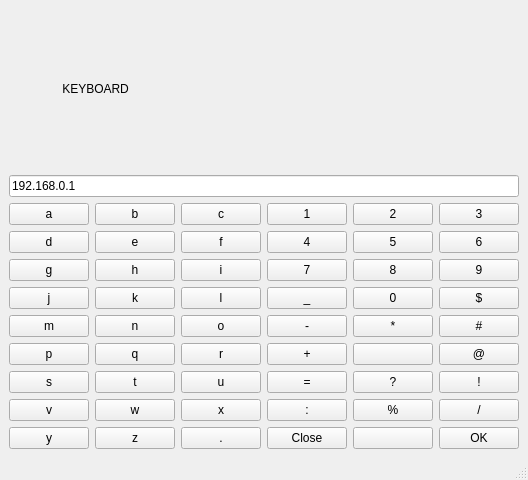
<?xml version="1.0" encoding="UTF-8"?>
<ui version="4.0">
 <class>SECOND_KEYBOARD</class>
 <widget class="QMainWindow" name="SECOND_KEYBOARD">
  <property name="geometry">
   <rect>
    <x>0</x>
    <y>0</y>
    <width>320</width>
    <height>480</height>
   </rect>
  </property>
  <property name="windowTitle">
   <string>MainWindow</string>
  </property>
  <widget class="QWidget" name="centralwidget">
   <layout class="QVBoxLayout" name="verticalLayout_2">
    <item>
     <layout class="QVBoxLayout" name="verticalLayout">
      <item>
       <widget class="QLabel" name="label">
        <property name="styleSheet">
         <string notr="true">font: 17pt &quot;Ubuntu&quot;;</string>
        </property>
        <property name="text">
         <string>                KEYBOARD</string>
        </property>
       </widget>
      </item>
      <item>
       <widget class="QLineEdit" name="result_gateway">
        <property name="styleSheet">
         <string notr="true">font: 14pt &quot;Ubuntu&quot;;</string>
        </property>
        <property name="text">
         <string>192.168.0.1</string>
        </property>
       </widget>
      </item>
      <item>
       <layout class="QGridLayout" name="gridLayout">
        <item row="1" column="0">
         <widget class="QPushButton" name="d_pushButton">
          <property name="styleSheet">
           <string notr="true">font: 13pt &quot;Ubuntu&quot;;</string>
          </property>
          <property name="text">
           <string>d</string>
          </property>
         </widget>
        </item>
        <item row="0" column="5">
         <widget class="QPushButton" name="pushButton_3">
          <property name="styleSheet">
           <string notr="true">font: 13pt &quot;Ubuntu&quot;;</string>
          </property>
          <property name="text">
           <string>3</string>
          </property>
         </widget>
        </item>
        <item row="2" column="0">
         <widget class="QPushButton" name="g_pushButton">
          <property name="styleSheet">
           <string notr="true">font: 13pt &quot;Ubuntu&quot;;</string>
          </property>
          <property name="text">
           <string>g</string>
          </property>
         </widget>
        </item>
        <item row="4" column="0">
         <widget class="QPushButton" name="m_pushButton">
          <property name="styleSheet">
           <string notr="true">font: 13pt &quot;Ubuntu&quot;;</string>
          </property>
          <property name="text">
           <string>m</string>
          </property>
         </widget>
        </item>
        <item row="0" column="4">
         <widget class="QPushButton" name="pushButton_2">
          <property name="styleSheet">
           <string notr="true">font: 13pt &quot;Ubuntu&quot;;</string>
          </property>
          <property name="text">
           <string>2</string>
          </property>
         </widget>
        </item>
        <item row="0" column="3">
         <widget class="QPushButton" name="pushButton_1">
          <property name="styleSheet">
           <string notr="true">font: 13pt &quot;Ubuntu&quot;;</string>
          </property>
          <property name="text">
           <string>1</string>
          </property>
         </widget>
        </item>
        <item row="4" column="1">
         <widget class="QPushButton" name="n_pushButton">
          <property name="styleSheet">
           <string notr="true">font: 13pt &quot;Ubuntu&quot;;</string>
          </property>
          <property name="text">
           <string>n</string>
          </property>
         </widget>
        </item>
        <item row="3" column="1">
         <widget class="QPushButton" name="k_pushButton">
          <property name="styleSheet">
           <string notr="true">font: 13pt &quot;Ubuntu&quot;;</string>
          </property>
          <property name="text">
           <string>k</string>
          </property>
         </widget>
        </item>
        <item row="1" column="1">
         <widget class="QPushButton" name="e_pushButton">
          <property name="styleSheet">
           <string notr="true">font: 13pt &quot;Ubuntu&quot;;</string>
          </property>
          <property name="text">
           <string>e</string>
          </property>
         </widget>
        </item>
        <item row="2" column="1">
         <widget class="QPushButton" name="h_pushButton">
          <property name="styleSheet">
           <string notr="true">font: 13pt &quot;Ubuntu&quot;;</string>
          </property>
          <property name="text">
           <string>h</string>
          </property>
         </widget>
        </item>
        <item row="6" column="1">
         <widget class="QPushButton" name="t_pushButton">
          <property name="styleSheet">
           <string notr="true">font: 13pt &quot;Ubuntu&quot;;</string>
          </property>
          <property name="text">
           <string>t</string>
          </property>
         </widget>
        </item>
        <item row="8" column="1">
         <widget class="QPushButton" name="z_pushButton">
          <property name="styleSheet">
           <string notr="true">font: 13pt &quot;Ubuntu&quot;;</string>
          </property>
          <property name="text">
           <string>z</string>
          </property>
         </widget>
        </item>
        <item row="7" column="1">
         <widget class="QPushButton" name="w_pushButton">
          <property name="styleSheet">
           <string notr="true">font: 13pt &quot;Ubuntu&quot;;</string>
          </property>
          <property name="text">
           <string>w</string>
          </property>
         </widget>
        </item>
        <item row="5" column="1">
         <widget class="QPushButton" name="q_pushButton">
          <property name="styleSheet">
           <string notr="true">font: 13pt &quot;Ubuntu&quot;;</string>
          </property>
          <property name="text">
           <string>q</string>
          </property>
         </widget>
        </item>
        <item row="1" column="2">
         <widget class="QPushButton" name="f_pushButton">
          <property name="styleSheet">
           <string notr="true">font: 13pt &quot;Ubuntu&quot;;</string>
          </property>
          <property name="text">
           <string>f</string>
          </property>
         </widget>
        </item>
        <item row="2" column="2">
         <widget class="QPushButton" name="i_pushButton">
          <property name="styleSheet">
           <string notr="true">font: 13pt &quot;Ubuntu&quot;;</string>
          </property>
          <property name="text">
           <string>i</string>
          </property>
         </widget>
        </item>
        <item row="3" column="2">
         <widget class="QPushButton" name="l_pushButton">
          <property name="styleSheet">
           <string notr="true">font: 13pt &quot;Ubuntu&quot;;</string>
          </property>
          <property name="text">
           <string>l</string>
          </property>
         </widget>
        </item>
        <item row="4" column="2">
         <widget class="QPushButton" name="o_pushButton">
          <property name="styleSheet">
           <string notr="true">font: 13pt &quot;Ubuntu&quot;;</string>
          </property>
          <property name="text">
           <string>o</string>
          </property>
         </widget>
        </item>
        <item row="6" column="2">
         <widget class="QPushButton" name="u_pushButton">
          <property name="styleSheet">
           <string notr="true">font: 13pt &quot;Ubuntu&quot;;</string>
          </property>
          <property name="text">
           <string>u</string>
          </property>
         </widget>
        </item>
        <item row="7" column="2">
         <widget class="QPushButton" name="x_pushButton">
          <property name="styleSheet">
           <string notr="true">font: 13pt &quot;Ubuntu&quot;;</string>
          </property>
          <property name="text">
           <string>x</string>
          </property>
         </widget>
        </item>
        <item row="8" column="2">
         <widget class="QPushButton" name="point_pushButton">
          <property name="styleSheet">
           <string notr="true">font: 13pt &quot;Ubuntu&quot;;</string>
          </property>
          <property name="text">
           <string>.</string>
          </property>
         </widget>
        </item>
        <item row="5" column="2">
         <widget class="QPushButton" name="r_pushButton">
          <property name="styleSheet">
           <string notr="true">font: 13pt &quot;Ubuntu&quot;;</string>
          </property>
          <property name="text">
           <string>r</string>
          </property>
         </widget>
        </item>
        <item row="0" column="0">
         <widget class="QPushButton" name="a_pushButton">
          <property name="styleSheet">
           <string notr="true">font: 13pt &quot;Ubuntu&quot;;</string>
          </property>
          <property name="text">
           <string>a</string>
          </property>
         </widget>
        </item>
        <item row="0" column="1">
         <widget class="QPushButton" name="b_pushButton">
          <property name="styleSheet">
           <string notr="true">font: 13pt &quot;Ubuntu&quot;;</string>
          </property>
          <property name="text">
           <string>b</string>
          </property>
         </widget>
        </item>
        <item row="0" column="2">
         <widget class="QPushButton" name="c_pushButton">
          <property name="styleSheet">
           <string notr="true">font: 13pt &quot;Ubuntu&quot;;</string>
          </property>
          <property name="text">
           <string>c</string>
          </property>
         </widget>
        </item>
        <item row="5" column="0">
         <widget class="QPushButton" name="p_pushButton">
          <property name="styleSheet">
           <string notr="true">font: 13pt &quot;Ubuntu&quot;;</string>
          </property>
          <property name="text">
           <string>p</string>
          </property>
         </widget>
        </item>
        <item row="8" column="0">
         <widget class="QPushButton" name="y_pushButton">
          <property name="styleSheet">
           <string notr="true">font: 13pt &quot;Ubuntu&quot;;</string>
          </property>
          <property name="text">
           <string>y</string>
          </property>
         </widget>
        </item>
        <item row="7" column="0">
         <widget class="QPushButton" name="v_pushButton">
          <property name="styleSheet">
           <string notr="true">font: 13pt &quot;Ubuntu&quot;;</string>
          </property>
          <property name="text">
           <string>v</string>
          </property>
         </widget>
        </item>
        <item row="1" column="3">
         <widget class="QPushButton" name="pushButton_4">
          <property name="styleSheet">
           <string notr="true">font: 13pt &quot;Ubuntu&quot;;</string>
          </property>
          <property name="text">
           <string>4</string>
          </property>
         </widget>
        </item>
        <item row="6" column="0">
         <widget class="QPushButton" name="s_pushButton">
          <property name="styleSheet">
           <string notr="true">font: 13pt &quot;Ubuntu&quot;;</string>
          </property>
          <property name="text">
           <string>s</string>
          </property>
         </widget>
        </item>
        <item row="2" column="3">
         <widget class="QPushButton" name="pushButton_7">
          <property name="styleSheet">
           <string notr="true">font: 13pt &quot;Ubuntu&quot;;</string>
          </property>
          <property name="text">
           <string>7</string>
          </property>
         </widget>
        </item>
        <item row="3" column="3">
         <widget class="QPushButton" name="underscore_pushButton">
          <property name="styleSheet">
           <string notr="true">font: 13pt &quot;Ubuntu&quot;;</string>
          </property>
          <property name="text">
           <string>_</string>
          </property>
         </widget>
        </item>
        <item row="4" column="3">
         <widget class="QPushButton" name="hyphen_pushButton">
          <property name="styleSheet">
           <string notr="true">font: 13pt &quot;Ubuntu&quot;;</string>
          </property>
          <property name="text">
           <string>-</string>
          </property>
         </widget>
        </item>
        <item row="5" column="3">
         <widget class="QPushButton" name="plus_pushButton">
          <property name="styleSheet">
           <string notr="true">font: 13pt &quot;Ubuntu&quot;;</string>
          </property>
          <property name="text">
           <string>+</string>
          </property>
         </widget>
        </item>
        <item row="6" column="3">
         <widget class="QPushButton" name="equal_pushButton">
          <property name="styleSheet">
           <string notr="true">font: 13pt &quot;Ubuntu&quot;;</string>
          </property>
          <property name="text">
           <string>=</string>
          </property>
         </widget>
        </item>
        <item row="7" column="3">
         <widget class="QPushButton" name="colon_pushButton">
          <property name="styleSheet">
           <string notr="true">font: 13pt &quot;Ubuntu&quot;;</string>
          </property>
          <property name="text">
           <string>:</string>
          </property>
         </widget>
        </item>
        <item row="8" column="3">
         <widget class="QPushButton" name="close_pushButton">
          <property name="styleSheet">
           <string notr="true">font: 13pt &quot;Ubuntu&quot;;</string>
          </property>
          <property name="text">
           <string>Close</string>
          </property>
         </widget>
        </item>
        <item row="1" column="4">
         <widget class="QPushButton" name="pushButton_5">
          <property name="styleSheet">
           <string notr="true">font: 13pt &quot;Ubuntu&quot;;</string>
          </property>
          <property name="text">
           <string>5</string>
          </property>
         </widget>
        </item>
        <item row="2" column="4">
         <widget class="QPushButton" name="pushButton_8">
          <property name="styleSheet">
           <string notr="true">font: 13pt &quot;Ubuntu&quot;;</string>
          </property>
          <property name="text">
           <string>8</string>
          </property>
         </widget>
        </item>
        <item row="3" column="4">
         <widget class="QPushButton" name="pushButton_0">
          <property name="styleSheet">
           <string notr="true">font: 13pt &quot;Ubuntu&quot;;</string>
          </property>
          <property name="text">
           <string>0</string>
          </property>
         </widget>
        </item>
        <item row="4" column="4">
         <widget class="QPushButton" name="star_pushButton">
          <property name="styleSheet">
           <string notr="true">font: 13pt &quot;Ubuntu&quot;;</string>
          </property>
          <property name="text">
           <string>*</string>
          </property>
         </widget>
        </item>
        <item row="5" column="4">
         <widget class="QPushButton" name="amperstands_pushButton">
          <property name="styleSheet">
           <string notr="true">font: 13pt &quot;Ubuntu&quot;;</string>
          </property>
          <property name="text">
           <string>&amp;</string>
          </property>
          <property name="icon">
           <iconset resource="audio_resource.qrc">
            <normaloff>:/audio/thank_you_audio_file/ampersand.png</normaloff>:/audio/thank_you_audio_file/ampersand.png</iconset>
          </property>
         </widget>
        </item>
        <item row="6" column="4">
         <widget class="QPushButton" name="question_pushButton">
          <property name="styleSheet">
           <string notr="true">font: 13pt &quot;Ubuntu&quot;;</string>
          </property>
          <property name="text">
           <string>?</string>
          </property>
         </widget>
        </item>
        <item row="7" column="4">
         <widget class="QPushButton" name="percentage_pushButton">
          <property name="styleSheet">
           <string notr="true">font: 13pt &quot;Ubuntu&quot;;</string>
          </property>
          <property name="text">
           <string>%</string>
          </property>
         </widget>
        </item>
        <item row="8" column="4">
         <widget class="QPushButton" name="backspace_pushButton">
          <property name="styleSheet">
           <string notr="true">font: 13pt &quot;Ubuntu&quot;;</string>
          </property>
          <property name="text">
           <string/>
          </property>
          <property name="icon">
           <iconset resource="audio_resource.qrc">
            <normaloff>:/audio/thank_you_audio_file/back_space.png</normaloff>:/audio/thank_you_audio_file/back_space.png</iconset>
          </property>
         </widget>
        </item>
        <item row="1" column="5">
         <widget class="QPushButton" name="pushButton_6">
          <property name="styleSheet">
           <string notr="true">font: 13pt &quot;Ubuntu&quot;;</string>
          </property>
          <property name="text">
           <string>6</string>
          </property>
         </widget>
        </item>
        <item row="2" column="5">
         <widget class="QPushButton" name="pushButton_9">
          <property name="styleSheet">
           <string notr="true">font: 13pt &quot;Ubuntu&quot;;</string>
          </property>
          <property name="text">
           <string>9</string>
          </property>
         </widget>
        </item>
        <item row="3" column="5">
         <widget class="QPushButton" name="dollar_pushButton">
          <property name="styleSheet">
           <string notr="true">font: 13pt &quot;Ubuntu&quot;;</string>
          </property>
          <property name="text">
           <string>$</string>
          </property>
         </widget>
        </item>
        <item row="4" column="5">
         <widget class="QPushButton" name="hash_pushButton">
          <property name="styleSheet">
           <string notr="true">font: 13pt &quot;Ubuntu&quot;;</string>
          </property>
          <property name="text">
           <string>#</string>
          </property>
         </widget>
        </item>
        <item row="5" column="5">
         <widget class="QPushButton" name="at_pushButton">
          <property name="styleSheet">
           <string notr="true">font: 13pt &quot;Ubuntu&quot;;</string>
          </property>
          <property name="text">
           <string>@</string>
          </property>
         </widget>
        </item>
        <item row="6" column="5">
         <widget class="QPushButton" name="char_pushButton">
          <property name="styleSheet">
           <string notr="true">font: 13pt &quot;Ubuntu&quot;;</string>
          </property>
          <property name="text">
           <string>!</string>
          </property>
         </widget>
        </item>
        <item row="7" column="5">
         <widget class="QPushButton" name="slash_pushButton">
          <property name="styleSheet">
           <string notr="true">font: 13pt &quot;Ubuntu&quot;;</string>
          </property>
          <property name="text">
           <string>/</string>
          </property>
         </widget>
        </item>
        <item row="8" column="5">
         <widget class="QPushButton" name="ok_pushButton">
          <property name="styleSheet">
           <string notr="true">font: 13pt &quot;Ubuntu&quot;;</string>
          </property>
          <property name="text">
           <string>OK</string>
          </property>
         </widget>
        </item>
        <item row="3" column="0">
         <widget class="QPushButton" name="j_pushButton">
          <property name="styleSheet">
           <string notr="true">font: 13pt &quot;Ubuntu&quot;;</string>
          </property>
          <property name="text">
           <string>j</string>
          </property>
         </widget>
        </item>
       </layout>
      </item>
     </layout>
    </item>
   </layout>
  </widget>
  <widget class="QMenuBar" name="menubar">
   <property name="geometry">
    <rect>
     <x>0</x>
     <y>0</y>
     <width>320</width>
     <height>25</height>
    </rect>
   </property>
  </widget>
  <widget class="QStatusBar" name="statusbar"/>
 </widget>
 <resources>
  <include location="audio_resource.qrc"/>
 </resources>
 <connections/>
</ui>
